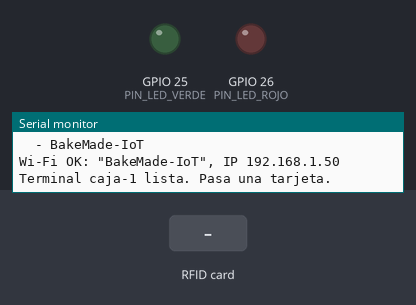
Recording of a program running on a simulated ESP32. On the bench: output pins drawn as LEDs (lit = HIGH), the last lines printed to the serial monitor. The test bench sets the inputs (shaded band). WiFi joins after 1.5 s; servers stay silent unless stated; uploads are accepted with an empty reply.

Above: at 2.7 s.
2.8 s: RFID card 5E 7A 19 C4 held to the reader
At 3.7 s:
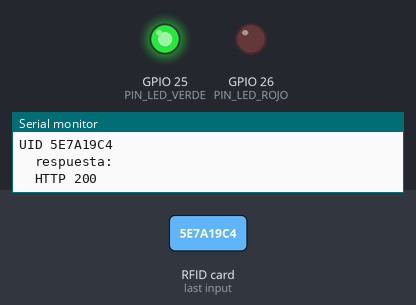
Timing chart, 0 to 6.0 s (numbered marks = the images above; inputs shaded):
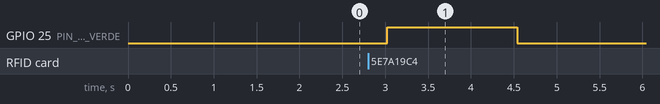

Measured:
- after the input at 2.8 s, GPIO 25 (PIN_LED_VERDE): LOW → HIGH after 0.22 s, → LOW 1.5 s later

The program:

main.cpp
```cpp
// Lector RFID del kiosco Bake & Made VIP (docs/IOT_VIP_SPEC.md, fase 10).
//
// Lee el UID de la tarjeta con el RC522, lo envía por HTTPS a
// POST /api/rfid/scan/ y enciende el LED verde (200) o rojo (cualquier otra
// respuesta). Cada 10 minutos llama a GET /healthz para que la instancia
// gratuita de Render no se duerma.
//
// El ESP32 nunca habla con el navegador: solo le dice a Django qué tarjeta leyó
// la terminal. La página del kiosco se entera por polling.

#include <Arduino.h>
#include <HTTPClient.h>
#include <MFRC522.h>
#include <SPI.h>
#include <WiFi.h>
#include <WiFiClientSecure.h>
#include <WiFiMulti.h>

#include "secrets.h"  // WIFI_REDES, API_URL, IOT_DEVICE_TOKEN, TERMINAL

// --- Redes Wi-Fi --------------------------------------------------------------
struct RedWifi {
  const char* ssid;
  const char* clave;
};

// Un secrets.h anterior a WIFI_REDES, con una sola red, sigue compilando.
#ifndef WIFI_REDES
#define WIFI_REDES {WIFI_SSID, WIFI_PASS}
#endif
constexpr RedWifi REDES[] = {WIFI_REDES};

// --- Pines --------------------------------------------------------------------
// RC522 en el SPI por defecto del ESP32: SCK 18, MISO 19, MOSI 23.
constexpr uint8_t PIN_RC522_SS = 5;
constexpr uint8_t PIN_RC522_RST = 22;
// LEDs con resistencia de 220 Ω a GND.
constexpr uint8_t PIN_LED_VERDE = 25;
constexpr uint8_t PIN_LED_ROJO = 26;

// --- Tiempos (ms) -------------------------------------------------------------
constexpr unsigned long PING_MS = 10UL * 60UL * 1000UL;  // /healthz cada 10 min
constexpr unsigned long ANTIRREBOTE_MS = 3000;           // misma tarjeta: ignorar 3 s
constexpr unsigned long LED_MS = 1500;                   // tiempo encendido del LED
constexpr unsigned long REINTENTO_WIFI_MS = 10000;       // pausa entre intentos de Wi-Fi
constexpr unsigned long ESPERA_WIFI_INICIAL_MS = 20000;  // al arrancar, seguir sin red tras ~20 s
constexpr uint16_t TIMEOUT_HTTP_MS = 15000;              // Render puede tardar si despierta

// Códigos propios; los negativos de -1 a -11 son de HTTPClient (p. ej. -11 = timeout).
constexpr int SIN_WIFI = -100;
constexpr int URL_INVALIDA = -101;

MFRC522 rfid(PIN_RC522_SS, PIN_RC522_RST);
WiFiMulti wifiMulti;

String ultimoUid;
unsigned long ultimoMs = 0;
unsigned long ultimoPing = 0;
unsigned long ultimoIntentoWifi = 0;
unsigned long ledApagarEn = 0;

// UID en hexadecimal y mayúsculas, sin separadores (4, 7 o 10 bytes).
String leerUid() {
  String uid;
  for (byte i = 0; i < rfid.uid.size; i++) {
    if (rfid.uid.uidByte[i] < 0x10) {
      uid += "0";
    }
    uid += String(rfid.uid.uidByte[i], HEX);
  }
  uid.toUpperCase();
  return uid;
}

void encenderLed(bool exito) {
  digitalWrite(PIN_LED_VERDE, exito ? HIGH : LOW);
  digitalWrite(PIN_LED_ROJO, exito ? LOW : HIGH);
  ledApagarEn = millis() + LED_MS;
}

void apagarLedSiToca() {
  if (ledApagarEn != 0 && (long)(millis() - ledApagarEn) >= 0) {
    digitalWrite(PIN_LED_VERDE, LOW);
    digitalWrite(PIN_LED_ROJO, LOW);
    ledApagarEn = 0;
  }
}

// Busca las redes de WIFI_REDES y se conecta a la de mejor señal. run() bloquea unos
// segundos (escaneo + conexión), por eso el intervalo se cuenta desde que termina: entre
// un intento y otro el lector siempre tiene tiempo de leer tarjetas.
void intentarWifi() {
  wifiMulti.run();
  ultimoIntentoWifi = millis();
  if (WiFi.status() == WL_CONNECTED) {
    Serial.printf("Wi-Fi OK: \"%s\", IP %s\n", WiFi.SSID().c_str(),
                  WiFi.localIP().toString().c_str());
  }
}

// Reintenta el Wi-Fi cada REINTENTO_WIFI_MS: entre intentos el lector sigue imprimiendo
// UIDs aunque no haya red (así se pueden leer las 3 tarjetas antes de configurar el Wi-Fi).
void mantenerWifi() {
  if (WiFi.status() == WL_CONNECTED) {
    return;
  }
  if (millis() - ultimoIntentoWifi >= REINTENTO_WIFI_MS) {
    Serial.println("Wi-Fi desconectado; buscando redes conocidas...");
    intentarWifi();
  }
}

// Petición HTTPS a Django. Devuelve el código HTTP, o un número negativo si no hubo conexión.
int peticion(const char* metodo, const String& ruta, const String& cuerpo) {
  if (WiFi.status() != WL_CONNECTED) {
    return SIN_WIFI;
  }
  WiFiClientSecure cliente;
  // Prototipo: cifra pero no verifica el certificado. Para producción, fijar la
  // CA raíz de Render con cliente.setCACert(...).
  cliente.setInsecure();

  HTTPClient http;
  http.setTimeout(TIMEOUT_HTTP_MS);
  if (!http.begin(cliente, String(API_URL) + ruta)) {
    return URL_INVALIDA;
  }
  http.addHeader("Content-Type", "application/json");
  http.addHeader("Authorization", String("Token ") + IOT_DEVICE_TOKEN);

  int codigo = (strcmp(metodo, "POST") == 0) ? http.POST(cuerpo) : http.GET();
  if (codigo > 0) {
    Serial.printf("  respuesta: %s\n", http.getString().c_str());
  }
  http.end();
  return codigo;
}

void setup() {
  Serial.begin(115200);
  pinMode(PIN_LED_VERDE, OUTPUT);
  pinMode(PIN_LED_ROJO, OUTPUT);

  SPI.begin();
  rfid.PCD_Init();
  Serial.print("RC522: ");
  rfid.PCD_DumpVersionToSerial();  // "0x92" o "0x91" = lector conectado bien

  WiFi.mode(WIFI_STA);
  Serial.println("Redes conocidas:");
  for (const RedWifi& red : REDES) {
    if (wifiMulti.addAP(red.ssid, red.clave)) {
      Serial.printf("  - %s\n", red.ssid);
    } else {
      Serial.printf("  - \"%s\" descartada: revisa el largo del nombre y la clave\n", red.ssid);
    }
  }
  unsigned long inicioWifi = millis();
  intentarWifi();
  while (WiFi.status() != WL_CONNECTED && millis() - inicioWifi < ESPERA_WIFI_INICIAL_MS) {
    mantenerWifi();
    delay(300);
  }
  if (WiFi.status() != WL_CONNECTED) {
    Serial.println("Sin Wi-Fi por ahora: los UID se imprimen igual y se reintenta la red.");
  }
  Serial.printf("Terminal %s lista. Pasa una tarjeta.\n", TERMINAL);
}

void loop() {
  mantenerWifi();
  apagarLedSiToca();

  // Mantiene despierta la instancia gratuita de Render (750 h/mes alcanzan para un servicio).
  if (millis() - ultimoPing >= PING_MS) {
    ultimoPing = millis();
    Serial.printf("healthz -> %d\n", peticion("GET", "/healthz", ""));
  }

  if (!rfid.PICC_IsNewCardPresent() || !rfid.PICC_ReadCardSerial()) {
    return;
  }

  String uid = leerUid();
  if (uid == ultimoUid && millis() - ultimoMs < ANTIRREBOTE_MS) {
    rfid.PICC_HaltA();
    return;
  }
  ultimoUid = uid;
  ultimoMs = millis();

  // Esta línea es la que se copia a DEMO_VIP_UIDS.
  Serial.printf("UID %s\n", uid.c_str());

  String cuerpo = String("{\"uid\":\"") + uid + "\",\"terminal\":\"" + TERMINAL + "\"}";
  int codigo = peticion("POST", "/api/rfid/scan/", cuerpo);
  if (codigo < 0 && codigo != SIN_WIFI) {
    codigo = peticion("POST", "/api/rfid/scan/", cuerpo);  // un reintento (p. ej. Render despertando)
  }
  Serial.printf("  HTTP %d\n", codigo);
  encenderLed(codigo == 200);

  rfid.PICC_HaltA();
  rfid.PCD_StopCrypto1();
}
```

secrets.example.h
```cpp
// Plantilla de credenciales del lector. Cópiala a secrets.h (está en .gitignore)
// y llena los valores. Nunca subas secrets.h al repositorio.
#pragma once

// Redes Wi-Fi conocidas, {"nombre", "clave"}: solo 2.4 GHz y sin portal cautivo.
// El lector se conecta a la de mejor señal. La primera es el hotspot del celular:
// configúralo con este mismo nombre y clave y no habrá que volver a cargar el
// firmware al cambiar de lugar. Nombre: máximo 31 caracteres. Clave: de 8 a 63.
#define WIFI_REDES {"BakeMade-IoT", "cambia-esta-clave"}

// Con más redes, sepáralas con comas (pon solo redes reales, sin ejemplos):
// #define WIFI_REDES {"BakeMade-IoT", "cambia-esta-clave"}, {"red-de-casa", "su-clave"}

// URL del servicio en Render, sin "/" al final.
#define API_URL "https://bake-and-made.onrender.com"

// Mismo valor que la variable IOT_DEVICE_TOKEN en el panel de Render.
#define IOT_DEVICE_TOKEN "pega-aqui-el-token"

// Código de la terminal (python manage.py crear_terminal caja-1).
#define TERMINAL "caja-1"
```
